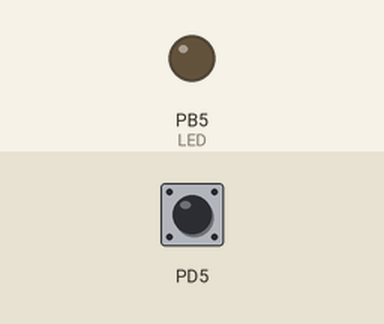
A program run on a simulated ATmega328P, built with avr-gcc and emulated at 16 MHz. Shown: output pins drawn as LEDs (lit = HIGH). The inputs (shaded band) are chosen by the test bench; at power-on: PD5 HIGH.

Above: at 1.2 s.
1.3 s: PD5 pulled LOW for 0.15 s
At 2.5 s:
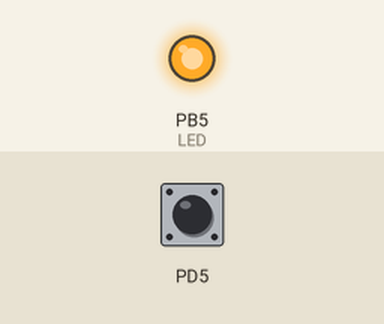
2.9 s: PD5 pulled LOW for 1 s
At 3.8 s:
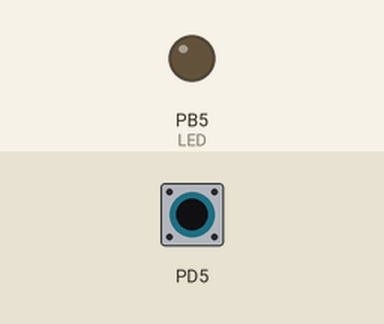
5.4 s: PD5 pulled LOW for 3.2 s
At 5.7 s:
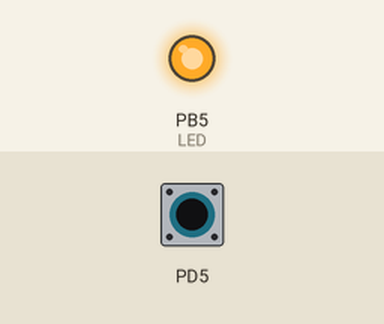
Timing chart, 0 to 8.4 s (numbered marks = the images above; inputs shaded):
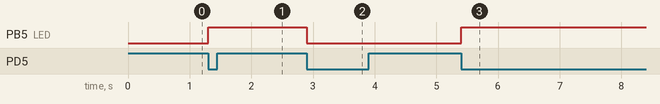

Measured:
- after the input at 1.3 s, PB5 (LED): LOW → HIGH at once
- after the input at 2.9 s, PB5 (LED): HIGH → LOW at once
- after the input at 5.4 s, PB5 (LED): LOW → HIGH at once

The program:

main.c
```c
//with internal pull up


#define F_CPU 16000000UL
#include <avr/io.h>

/*
* Pull-Up Circuit
	- WHEN PRESSED - LOW
	- WHEN NOT PRESSED - HIGH
*/
int main(void)
{
	//step 1: pin configuration
	DDRD &= ~(1 << DDD5);	//PORTD PIN 5 as Input.
	DDRB |= (1 << DDB5);    //PORTB PIN 5 as Output.

	PORTD |= (1 << PORTD5); //Enabling Internal Pull-Pp.
	while (1)
	{
		//checking PIND register for switch press.
		if(!(PIND & (1 << PIND5))) //When Pressed value in PIN becomes 0 -> !(0) -> 1
		{
			PORTB ^= (1 << PORTB5);	//LED ON when Pressed.

			while(!(PIND & (1 << PIND5)));
		}
	}
}
```
